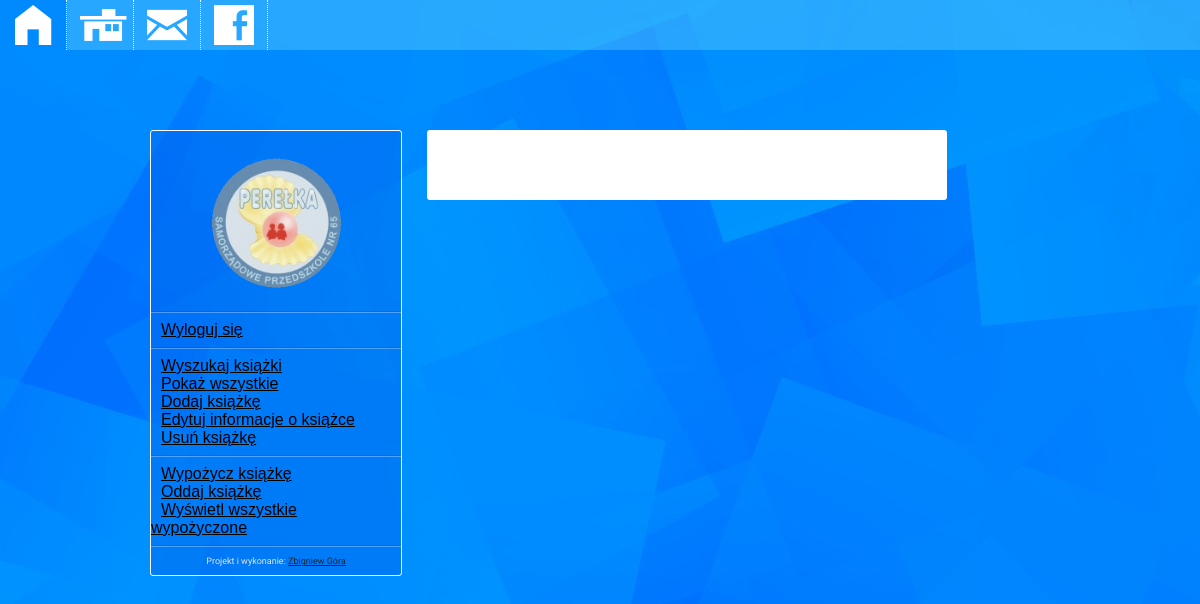
/Wypożyczone (signed in), run on an earlier commit of the app's database.
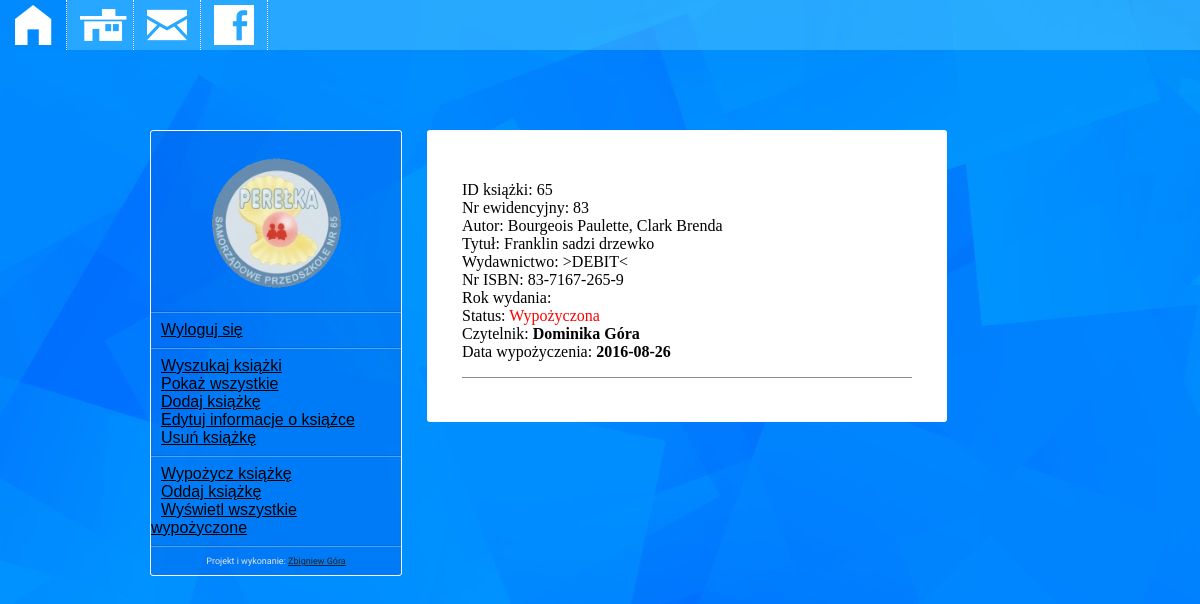
And on a later commit of the database.
### tables this page shows
CREATE TABLE IF NOT EXISTS `ksiazki` (
  `id_ksiazki` int(11) NOT NULL AUTO_INCREMENT,
  `nr_ewidencyjny` int(11) NOT NULL,
  `autor` varchar(100) DEFAULT NULL,
  `tytul` varchar(100) NOT NULL,
  `wydawnictwo` varchar(20) DEFAULT NULL,
  `isbn` varchar(50) NOT NULL,
  `rok_wydania` int(4) DEFAULT NULL,
  `status` int(1) DEFAULT '1',
  `czytelnik` varchar(50) NOT NULL,
  `data` date DEFAULT NULL,
  PRIMARY KEY (`id_ksiazki`)
);

### bib/wypozyczone.php (the view)
<div class="wyniki">
	<?php
		$conn=mysqli_connect("localhost", "root", "");
		mysqli_select_db($conn,"biblioteka");
		mysqli_query($conn,"SET NAMES 'utf8' COLLATE 'utf8_polish_ci'");
		$result=mysqli_query($conn,"select * from ksiazki where status=2");
		while ($myrow = mysqli_fetch_assoc($result))
			{
				echo "<p>";
				echo "ID książki: ".$myrow["id_ksiazki"];
				echo "<br>Nr ewidencyjny: ".$myrow["nr_ewidencyjny"];
				echo "<br>Autor: ".$myrow["autor"];
				echo "<br>Tytuł: ".$myrow["tytul"];
				echo "<br>Wydawnictwo: ".$myrow["wydawnictwo"];
				echo "<br>Nr ISBN: ".$myrow["isbn"];
				echo "<br>Rok wydania: ".$myrow["rok_wydania"];
				echo '<br>Status: <span style="color: red">Wypożyczona</span>';
				echo "<br>Czytelnik: "."<b>".$myrow["czytelnik"]."</b>";
				echo "<br>Data wypożyczenia: "."<b>".$myrow["data"]."</b>";
				echo "</p>";
				echo "<hr />";
			}
	?>
</div>

### bibliotekarz.php (shortened to what this page needs)
<!DOCTYPE HTML>
<html lang="pl">
<head>
	<link rel="stylesheet" href="css/style.css">
	<link rel="stylesheet" href="css/fontello.css" type="text/css">
</head>
<body>
	<div id="menu">
			<div id="dom"><a href="StronaGłówna"><i class="icon-home"></i></a></div>
			<a href="http://perelkakrakow.pl/" target="=blank"><div id="logo"><i class="icon-home-1"></i></div></a>
			<div id="mail"><a href="mailto:przedszkole-65@wp.pl"><i class="icon-mail"></i></a></div>
			<a href="https://www.facebook.com/perelkakrakow" target="=blank"><div id="fb"><i class="icon-facebook-1"></i></div></a>
	</div>
	<div id="kontener">
		<nav id="menubar">
			<br />
			<div style="text-align: center"><img src="img/logoP.gif" style="width: 150px"/></div>
			<hr />
			<?php echo '<a href="logout.php">Wyloguj się</a>'; ?><br />
			<hr />
			<a href="Katalog">Wyszukaj książki</a><br />
			<a href="Lista">Pokaż wszystkie</a><br />
			<a href="Dodaj">Dodaj książkę</a><br />
			<a href="Edytuj">Edytuj informacje o książce</a><br />
			<a href="Usuń">Usuń książkę</a><br />
			<hr />
			<a href="Wypożycz">Wypożycz książkę</a><br />
			<a href="Oddaj">Oddaj książkę</a><br />
			<a href="Wypożyczone">Wyświetl wszystkie wypożyczone</a><br />
			<hr />
			<div style="color: #E5E5E5; text-align: center; font-size: 9px; font-family: 'Oxygen', sans-serif"><p>Projekt i wykonanie: <a href="mailto:zbyszek.gora@gmail.com" style="color: #212121">Zbigniew Góra</a></p></div>
		</nav>
		<section id="mainbib">
		<?php
			$strona = isset($_GET['b']) ? basename($_GET['b']) : 'katalog_bib';
 			$plik = 'bib/'.$strona . '.php';
 			include $plik;
		?>
		</section>
	</div>
</body>
</html>

### css/style.css (style rules this page uses)
body { background-image: url("../img/tlo.jpg"); background-attachment: fixed; margin: 0 !important; }
#menu { width: 100%; background-color: rgb(130, 230, 255); background-color: rgba(130, 230, 255, .3); margin-bottom: 5px; height: 50px; }
#dom { float: left; border-right: dotted 1px white; padding: 5px; }
#dom > a { color: white; }
#mail { float: left; border-right: dotted 1px white; padding: 5px; }
#mail > a { color: white; }
#logo { float: left; border-right: dotted 1px white; padding: 5px; color: white; }
#fb { float:left; border-right: dotted 1px white; padding: 5px; color: white; }
.wyniki { background-color: white; width: 450px !important; padding: 35px; margin-top: 75px; font-family: calibri; font-size: 16px; border-radius: 3px; }
.wyniki > hr { border: 0; border-top: 1px solid #8c8c8c; border-bottom: 1px solid #fff; }
#kontener { width: 1200px; margin-right: auto; margin-left: auto; }
#menubar { float: left; width: 250px; background-color: rgb(0, 104, 239); background-color: rgba(0, 104, 239, .5); margin-right: 5px; border-radius: 3px; color: white; border: solid 1px; margin-top: 75px; margin-left: 150px; }
#menubar > a { color: black; font-family: 'Calibri', sans-serif; font-size: 16px; padding: 10px; }
#menubar > hr { border: 0; height: 0; border-top: 1px solid rgba(0, 0, 0, 0.1); border-bottom: 1px solid rgba(255, 255, 255, 0.3); }
#mainbib { float: left; margin-left: 20px; }

What changed in the data, as far as the page shows it:
now on this page (row edited): ksiazki: id_ksiazki "65", nr_ewidencyjny "83", autor "Bourgeois Paulette, Clark Brenda", tytul "Franklin sadzi drzewko", wydawnictwo ">DEBIT<", isbn "83-7167-265-9", czytelnik "Dominika Góra", data "2016-08-26"
